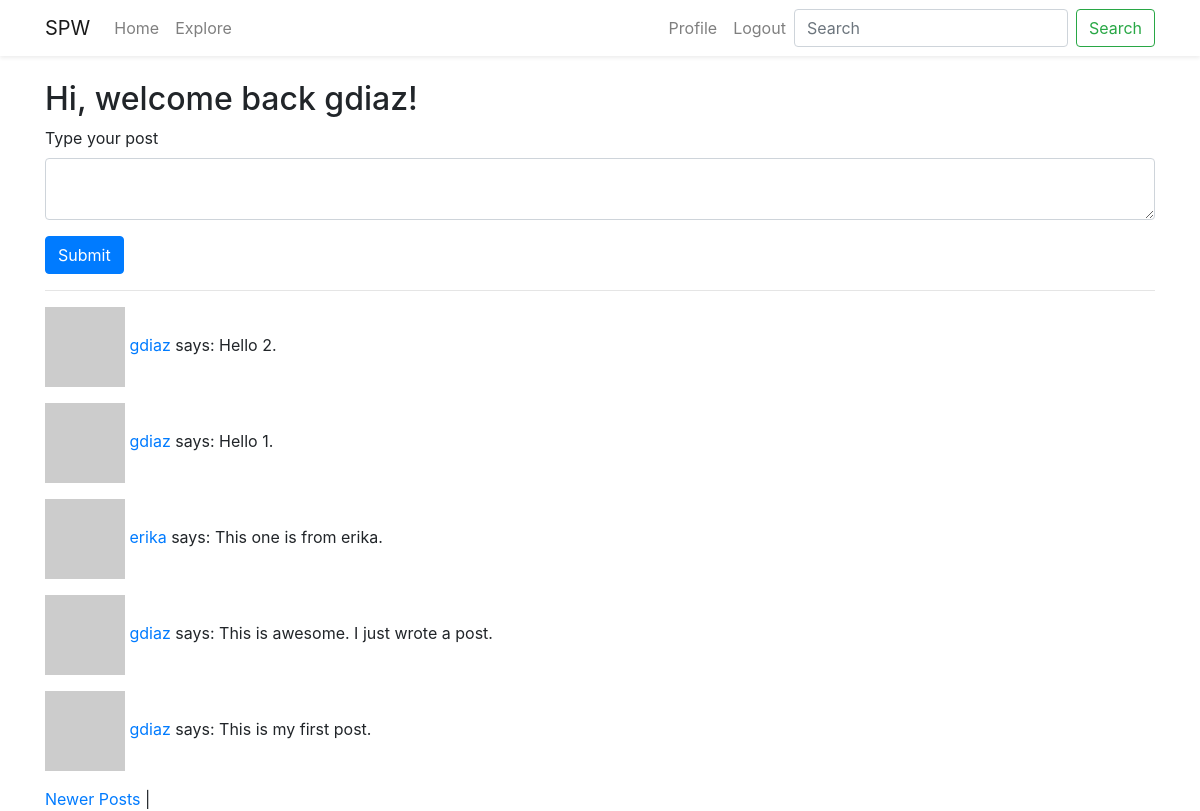
Page /index?page=2 (signed in) on the committed database.
### src/models.py (models this page shows, shortened)
class User(UserMixin, db.Model):
    id = db.Column(db.Integer, primary_key=True)
    username = db.Column(db.String(64), index=True, unique=True)
    email = db.Column(db.String(128), index=True, unique=True)
    password_hash = db.Column(db.String(128))
    posts = db.relationship('Post', backref='author', lazy='dynamic')
    about_me = db.Column(db.String(140))
    last_seen = db.Column(db.DateTime, default=datetime.utcnow)
    following = db.relationship(
        'User', secondary=followers,
        primaryjoin=(followers.c.follower_id == id),
        secondaryjoin=(followers.c.following_id == id),
        backref=db.backref('followers', lazy='dynamic'),
        lazy='dynamic',
    )
    def posts_im_following(self):
        posts_i_follow = Post.query.join(
            followers, (followers.c.following_id == Post.user_id)).filter(
            followers.c.follower_id == self.id)
        return posts_i_follow.union(self.posts).order_by(Post.timestamp.desc())
    def avatar(self, size):
        digest = md5(self.email.lower().encode('utf-8')).hexdigest()
        return f"https://www.gravatar.com/avatar/{digest}?d=robohash&s={size}"

class Post(db.Model):
    id = db.Column(db.Integer, primary_key=True)
    body = db.Column(db.String(140))
    timestamp = db.Column(db.DateTime, index=True, default=datetime.utcnow)
    user_id = db.Column(db.Integer, db.ForeignKey('user.id'))

### src/routes.py (the view)
@app.route('/', methods=['GET', 'POST'])
@app.route('/index', methods=['GET', 'POST'])
@login_required
def index():
    form = PostForm()
    if form.validate_on_submit():
        post = Post(body=form.post.data, author=current_user)
        db.session.add(post)
        db.session.commit()
        return redirect(url_for('index'))
    page = request.args.get('page', 1, type=int)
    posts = current_user.posts_im_following().paginate(
        page=page,
        per_page=app.config['POST_PER_PAGE'],
        error_out=False,
    )
    next_page = url_for('index', page=posts.next_num) if posts.has_next else None
    prev_page = url_for('index', page=posts.prev_num) if posts.has_prev else None
    return render_template('index.html', title='Home', form=form, posts=posts.items, next_page=next_page,
                           prev_page=prev_page)

### src/forms.py
class PostForm(FlaskForm):
    post = TextAreaField('Type your post', validators=[
        DataRequired(),
        Length(min=1, max=256),
    ])
    submit = SubmitField('Submit')

### src/models.py (called while the page is built)
@login.user_loader
def load_user(idx):
    return User.query.get(int(idx))

### src/routes.py (called while the page is built)
@app.before_request
def before_request():
    if current_user.is_authenticated:
        current_user.last_seen = datetime.utcnow()
        db.session.commit()

### src/templates/index.html (shortened to what this page needs)
{% extends "base.html" %}
{% block content %}
    <h2> Hi, welcome back {{ current_user.username }}! </h2>
    {% if form %}
        <form action="" method="POST">
            <div class="form-group">
                {{ form.post.label }}<br>
                {{ form.post(class_="form-control") }}
            </div>
            {{ form.submit(class_="btn btn-primary") }}
        </form>
    {% endif %}
    <hr>
    {% for post in posts %}
        {% include "includes/_post.html" %}
    {% endfor %}
    {% if prev_page %}
        <a href="{{ prev_page }}">Newer Posts</a> |
    {% endif %}
{% endblock %}

### src/templates/includes/_post.html
<p>
    <img src="{{ post.author.avatar(36) }}" alt="Profile Image">
    <a href="{{ url_for('user', username=post.author.username) }}">
        {{ post.author.username }}
    </a>
    says: {{ post.body }}
</p>

### rows in the picture
User: username "gdiaz"
Post: author.username "gdiaz", body "Hello 2."
Post: author.username "gdiaz", body "Hello 1."
Post: author.username "erika", body "This one is from erika."
Post: author.username "gdiaz", body "This is awesome. I just wrote a post."
Post: author.username "gdiaz", body "This is my first post."
